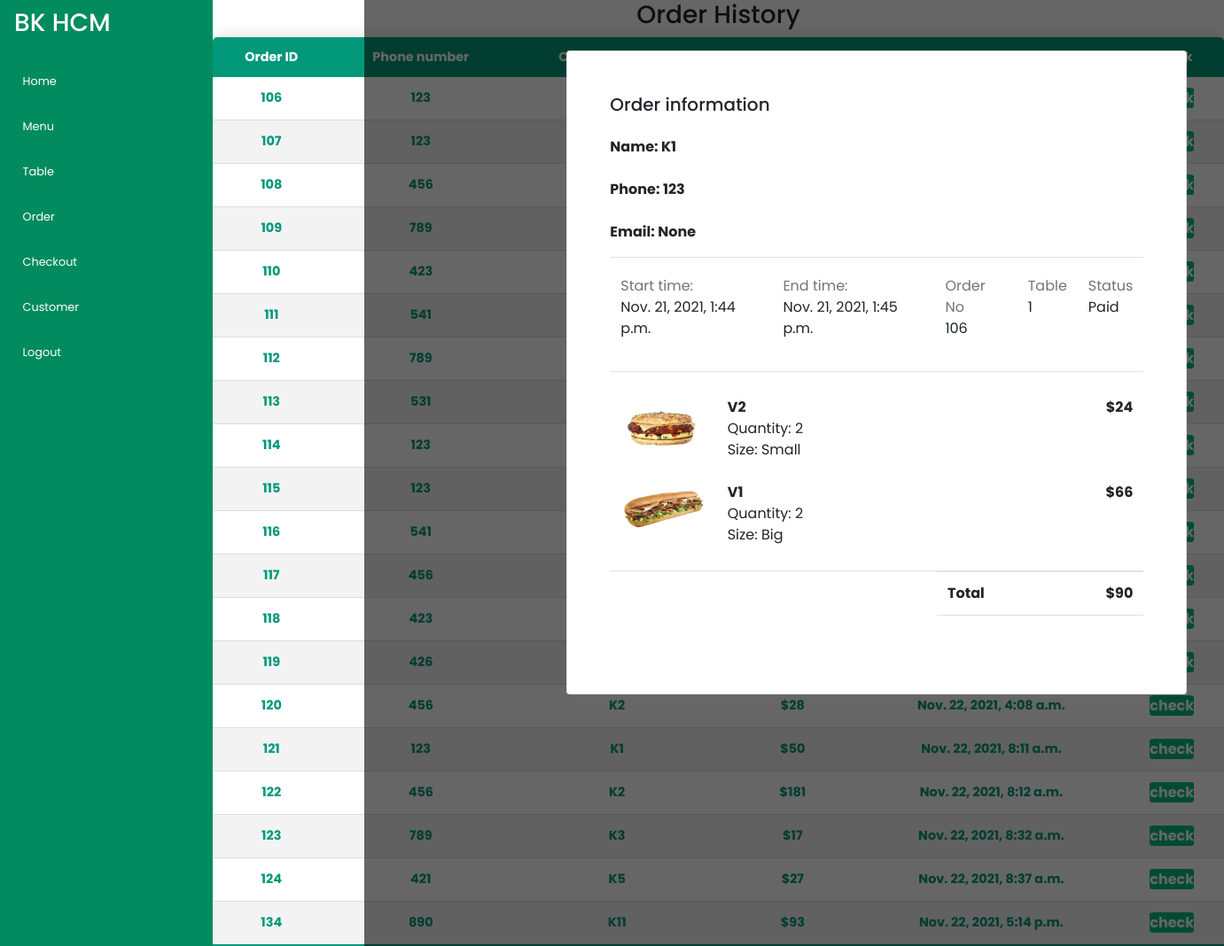
/product/history/106 (signed in), run on an earlier commit of the app's database.
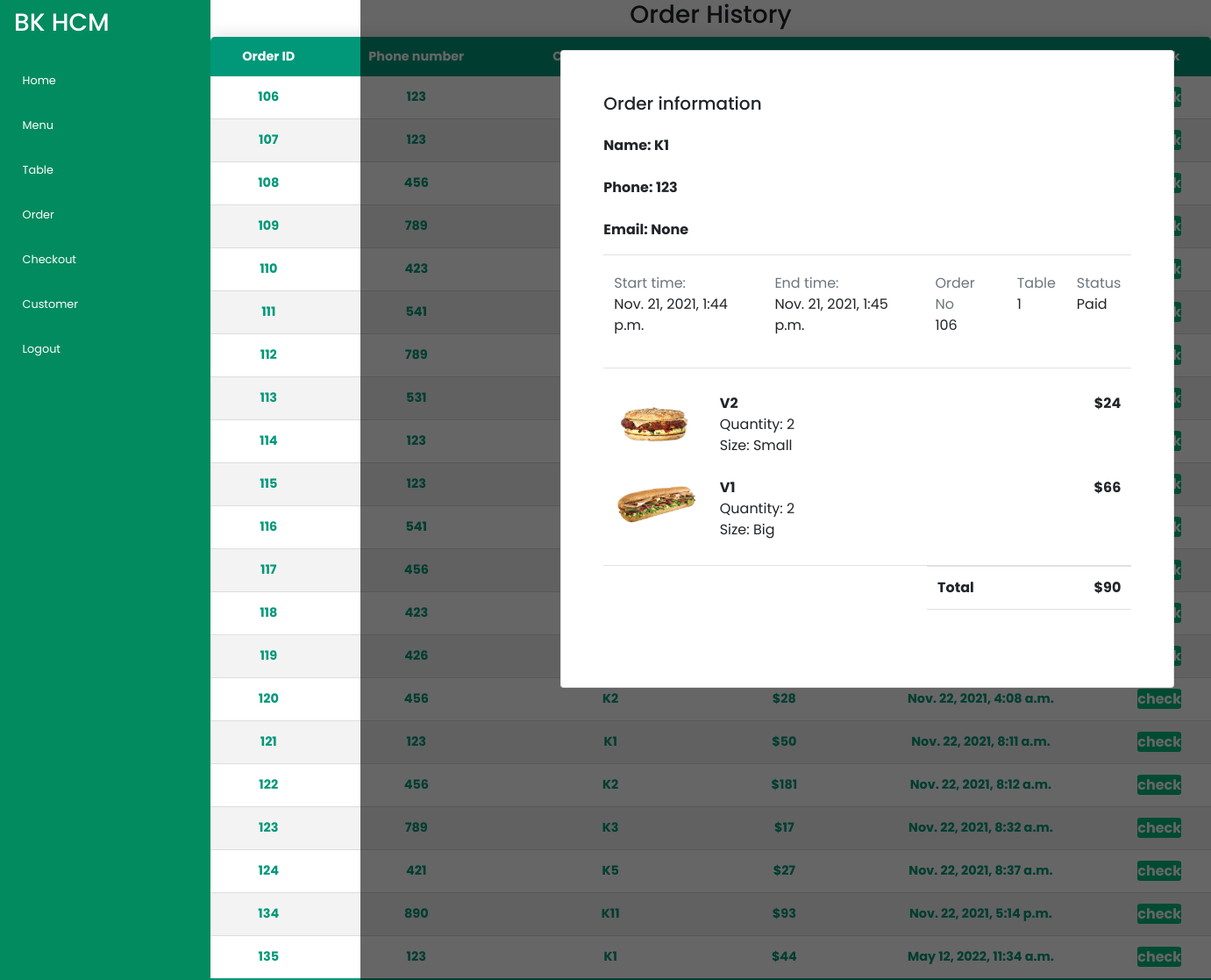
And on a later commit of the database.
### products/models.py (models this page shows, shortened)
class Order(models.Model):
    id_cus = models.ForeignKey(Customer, on_delete=models.CASCADE)
    id_place = models.ForeignKey(
        'Place', on_delete=models.CASCADE, related_name='order')
    starttime = models.DateTimeField(blank=True, auto_now_add=True)
    endtime = models.DateTimeField(blank=True, null=True)
    note = models.CharField(max_length=20, blank=True, null=True)
    status = models.IntegerField(blank=True, default=0)
    totalprice = models.IntegerField(blank=True, default=0)
    def get_order_item(self):
        return Food_Order.objects.filter(id_order=self)

class Customer(models.Model):
    name = models.CharField(max_length=10)
    phone = models.IntegerField(unique=True, blank=False, null=False)
    email = models.CharField(
        db_column='Email', max_length=20, blank=True, null=True)
    level = models.CharField(
        db_column='Level', max_length=8, blank=True, default='Đồng')
    totalorder = models.IntegerField(
        db_column='TotalOrder', blank=True, default=0)
    totalpay = models.IntegerField(db_column='TotalPay', blank=True, default=0)

class Place(models.Model):
    status = models.IntegerField(blank=True, default=0)
    reserve = models.OneToOneField(
        Customer, blank=True, null=True, on_delete=models.CASCADE)

class Food_Order(models.Model):
    id_food = models.ForeignKey(Food, on_delete=models.CASCADE)
    id_order = models.ForeignKey('Order', on_delete=models.CASCADE)
    size = models.IntegerField(blank=True, default=1)
    quantity = models.IntegerField(blank=True, default=1)
    class Meta:
        unique_together = (('id_food', 'id_order'),)
    @property
    def get_price(self):
        return Food.objects.get(id=self.id_food.id).price*self.size*self.quantity

class Food(models.Model):
    name = models.CharField(db_column='Name', unique=True,
                            max_length=10, blank=False, null=False)
    num_size = models.IntegerField(db_column='Num_Size', blank=True, default=1)
    remain = models.FloatField(default=100)
    price = models.IntegerField(db_column='Price', blank=False, null=False)
    image = models.ImageField(null=True, blank=True)

### products/views.py (the view)
# urls.py: path('history/<int:id>', print_order),
def print_order(request, id):
    if not request.user.is_authenticated:
        return render(request, "t/Login.html", {})
    a = Pos.print_order(id)
    context = {"type": 301, "order": a,
               "items": a.get_order_item(), "order_history": Pos.order_history()}
    return render(request, "t/Order.html", context)

### products/models.py (called while the page is built)
    @staticmethod
    def order_history():
        return OrderDB.get_order_history()

    @staticmethod
    def print_order(id_order):
        return OrderDB.get_order_info(id_order, True)

    @staticmethod
    def get_order_history():
        return Order.objects.all()

    @staticmethod
    def get_order_info(id_order, a: bool):
        return Order.objects.get(id=id_order)

### products/templates/t/Order.html (shortened to what this page needs)
{% extends 't/main.html' %}
{% load static %}
{% block content %}
<div class="main-content" style="display: block" id="103">
  <div class="ngang">
    <table class="content-table">
      <h3>
        <center>Order History</center>
      </h3>
      <thead>
        <tr>
          <th>
            <center>Order ID</center>
          </th>
          <th>
            <center>Phone number</center>
          </th>
          <th>
            <center>Customer's name</center>
          </th>
          <th>
            <center>Total Price</center>
          </th>
          <th>
            <center>Datetime</center>
          </th>
          <th>
            <center>Check</center>
          </th>
        </tr>
      </thead>
      <tbody>
        {% for item in order_history %}
        <tr id="3001" class="active-row">
          <td>
            <center>{{ item.id }}</center>
          </td>
          <td>
            <center>{{ item.id_cus.phone }}</center>
          </td>
          <td>
            <center>{{ item.id_cus.name }}</center>
          </td>
          <td>
            <center>${{ item.totalprice }}</center>
          </td>
          <td>
            <center>{{ item.starttime }}</center>
          </td>
          <td>
            <center><a style="text-decoration: none" class="check" href="./{{ item.id }}">check
            </center>
          </td>
        </tr>
        {% endfor %}
      </tbody>
    </table>
    <div id="301" class="del" style="position: absolute; display: none; top: 0%; left: 15%; z-index: 9998;">
      <div class="card">
        <div class="invoice p-5">
          <h5>Order information</h5>
          <span class="font-weight-bold d-block mt-4">Name: {{ order.id_cus.name }}</span>
          <span class="font-weight-bold d-block mt-4">Phone: {{ order.id_cus.phone }}</span>
          <span class="font-weight-bold d-block mt-4">Email: {{ order.id_cus.email }}</span>
          <div class="payment border-top mt-3 mb-3 border-bottom table-responsive">
            <table class="table table-borderless">
              <tbody>
                <tr>
                  <td>
                    <div class="py-2"> <span class="d-block text-muted">Start time:</span>
                      <span>{{ order.starttime}}</span>
                    </div>
                  </td>
                  <td>
                    <div class="py-2"> <span class="d-block text-muted">End time:</span>
                      <span>{{ order.endtime}}</span>
                    </div>
                  </td>
                  <td>
                    <div class="py-2"> <span class="d-block text-muted">Order No</span> <span>{{ order.id }}</span>
                    </div>
                  </td>
                  <td>
                    <div class="py-2"> <span class="d-block text-muted">Table</span>
                      <span>{{ order.id_place.id}}</span>
                    </div>
                  </td>
                  <td>
                    <div class="py-2"> <span class="d-block text-muted">Status</span>
                      <span>{% if order.status == 1 %}Paid
                        {% else %}Unpaid
                        {% endif %}
                      </span>
                    </div>
                  </td>
                </tr>
              </tbody>
            </table>
          </div>
          <div class="product border-bottom table-responsive">
            <table class="table table-borderless">
              <tbody>
                {% for item in items %}
                <tr>
                  <td width="20%"> <img src="{{item.id_food.image.url}}" width="90"> </td>
                  <td width="60%"> <span class="font-weight-bold">{{item.id_food.name}}</span>
                    <div class="product-qty"> <span class="d-block">Quantity: {{item.quantity}}</span>
                      <span>Size: {% if item.size == 1 %}Small
                        {% elif item.size == 2 %}Normal
                        {% else %}Big
                        {% endif %}
                      </span>
                    </div>
                  </td>
                  <td width="20%">
                    <div class="text-right"> <span class="font-weight-bold">${{ item.get_price }}</span> </div>
                  </td>
                </tr>
                {% endfor %}
              </tbody>
            </table>
          </div>
          <div class="row d-flex justify-content-end">
            <div class="col-md-5">
              <table class="table table-borderless">
                <tbody class="totals">
                  <tr class="border-top border-bottom">
                    <td>
                      <div class="text-left"> <span class="font-weight-bold">Total</span> </div>
                    </td>
                    <td>
                      <div class="text-right"> <span class="font-weight-bold">${{ order.totalprice }}</span> </div>
                    </td>
                  </tr>
                </tbody>
              </table>
            </div>
          </div>
          <div class="paynow" onclick="print()">
            <a style="text-decoration: none;color: #fff">Print</a>
          </div>
        </div>
      </div>
    </div>
  </div>
</div>
{% endblock content %}

### products/templates/t/main.html (shortened to what this page needs)
{% load static %}
<!DOCTYPE html>
<html lang="en">
<head>
    <link rel="stylesheet" href="https://cdn.jsdelivr.net/gh/lykmapipo/themify-icons@0.1.2/css/themify-icons.css">
    <link href="https://getbootstrap.com/docs/4.1/dist/css/bootstrap.min.css" rel="stylesheet">
    <link href="https://getbootstrap.com/docs/4.1/examples/checkout/form-validation.css" rel="stylesheet">
    <link rel="stylesheet" href="{% static 'css/main.css' %}">
</head>
<body>
    <div class="sidebar">
        <div class="sidebar-header">
            <h3 class="brand">
                <span>BK HCM</span>
            </h3>
        </div>
        <div class="sidebar-menu">
            <ul>
                <li>
                    <a href="/product/home">
                        <span>Home</span>
                    </a>
                </li>
                <li>
                    <a href="/product/order/1">
                        <span>Menu</span>
                    </a>
                </li>
                <li>
                    <a href="/product/place">
                        <span>Table</span>
                    </a>
                </li>
                <li>
                    <a href="/product/history">
                        <span>Order</span>
                    </a>
                </li>
                <li>
                    <a href="/product/pay">
                        <span>Checkout</span>
                    </a>
                </li>
                <li>
                    <a href="/product/customer">
                        <span>Customer</span>
                    </a>
                </li>
                <li>
                    <a href="/product/logout">
                        <span>Logout</span>
                    </a>
                </li>
            </ul>
        </div>
    </div>
    {% block content %}
    {% endblock content %}
</body>
</html>

### static/css/main.css (style rules this page uses)
:root { --primaryColor: rgb(0, 188, 126); --primaryHover: rgb(5, 151, 103); --secondaryColor: rgb(0, 26, 80); --secondaryHover: rgb(2, 36, 107); --textColor: rgb(255, 255, 255); --footerBgColor: rgb(29, 29, 29); --paragraphColor: rgb(175, 175, 175); --greyBG: rgb(246, 246, 246); --main-color: #027581; --color-dark: #1D2231; --text-grey: #8390A2; }
* { padding: 0; margin: 0; -webkit-box-sizing: border-box; box-sizing: border-box; font-family: "Poppins", sans-serif; }
html { scroll-behavior: smooth; }
img { width: 100%; }
a { text-decoration: none; }
li { list-style: none; }
@media screen and (min-width: 1148px) { ul { font-size: 18px !important; } }
.sidebar { height: 100%; width: 240px; position: fixed; left: 0; top: 0; z-index: 100; background: rgb(2 139 94); color: #fff; overflow-y: auto; transition: width 500ms; }
.sidebar-header { display: flex; justify-content: space-between; align-items: center; height: 60px; padding: 0rem 1rem; }
.sidebar-menu { padding: 1rem; }
.sidebar li { margin-bottom: 1.5rem; }
.sidebar a { color: #fff; font-size: .8rem; }
.sidebar a span:last-child { padding-left: .6rem; }
.main-content { position: relative; margin-left: 240px; transition: margin-left 500ms; display: none; }
.check { background: var(--primaryColor); color: var(--textColor); border: none; outline: none; border-radius: 10%; padding: auto; font-size: 16px; }
.content-table { border-collapse: collapse; margin: 0px; font-size: 0.9em; min-width: 100%; border-radius: 5px 5px 0 0; overflow: hidden; box-shadow: 0 0 20px rgba(0, 0, 0, 0.15); }
.content-table thead tr { background-color: #009879; color: #ffffff; text-align: left; font-weight: bold; }
.content-table th, .content-table td { padding: 12px 15px; }
.content-table tbody tr { border-bottom: 1px solid #dddddd; }
.content-table tbody tr:nth-of-type(even) { background-color: #f3f3f3; }
.content-table tbody tr:last-of-type { border-bottom: 2px solid #009879; }
.content-table tbody tr.active-row { font-weight: bold; color: #009879; }
.del { position: absolute; display: none; top: -5.4%; width: 100%; height: 100%; padding: 5% 20% 20% 20%; overflow: overlay; background: rgba(0, 0, 0, 0.6); }
.row { display: -ms-flexbox; display: flex; -ms-flex-wrap: wrap; margin-right: -15px; margin-left: -15px; flex-direction: row; }
.col-md-5 { flex: 0 0 41.666667%; max-width: 41.666667%; }

### products/templates/t/main.html (style rules this page uses)
.card { width: 700px; height: auto; }

What changed in the data, as far as the page shows it:
added Order: id "135", id_cus.phone "123", id_cus.name "K1", totalprice "44", starttime "May 12, 2022, 11:34 a.m."
